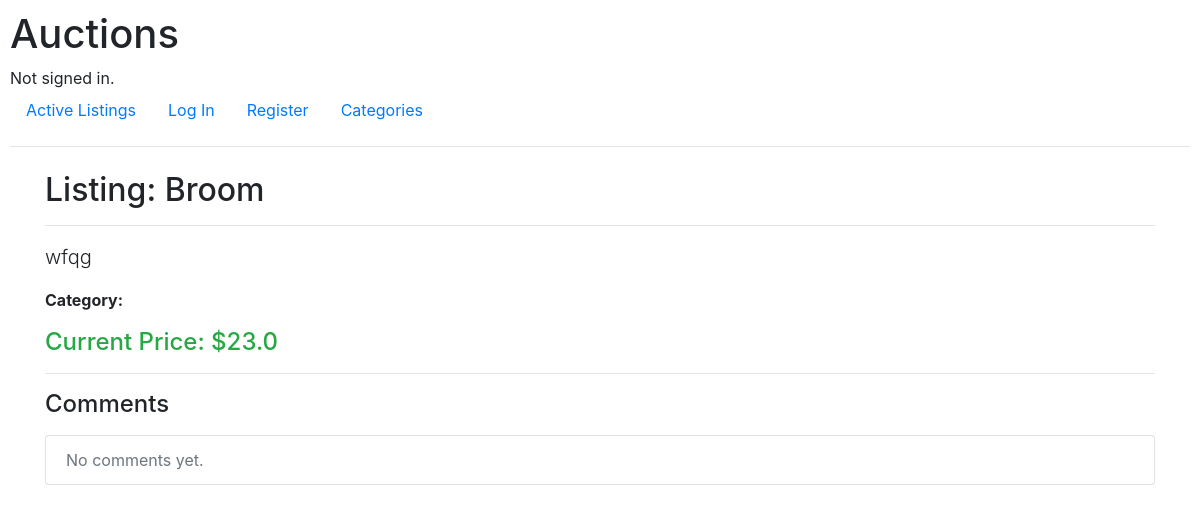
Before: /listing/1 with the older database file.
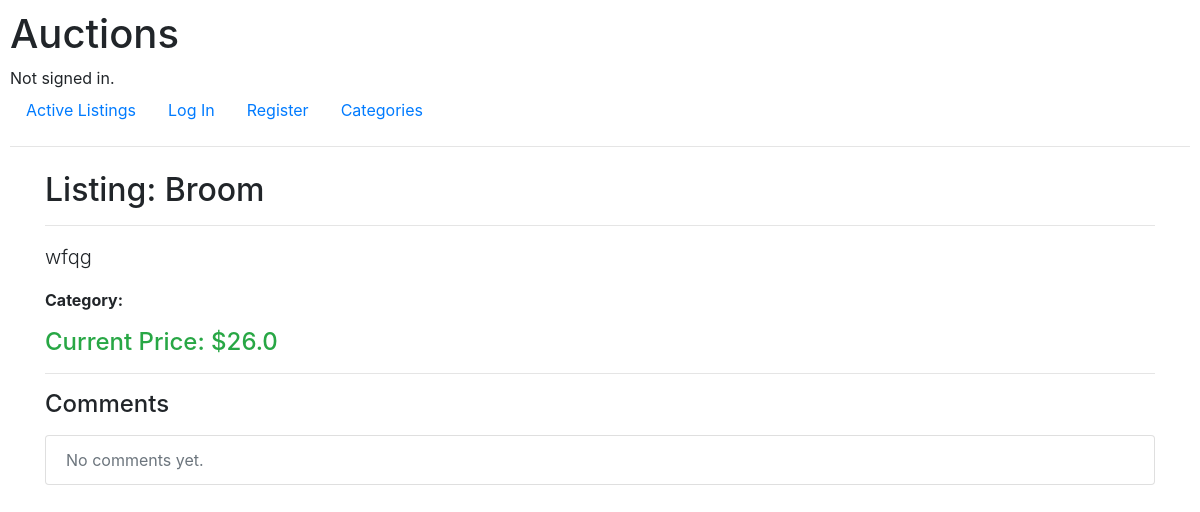
After: the same page with the newer database file.
### auctions/models.py (models this page shows, shortened)
class Listing(models.Model):
    title = models.CharField(max_length=64)
    description = models.CharField(max_length=256)
    starting_bid = models.FloatField()
    image_url = models.URLField(blank=True)
    category = models.CharField(max_length=64, blank=True)
    is_active = models.BooleanField(default=True)
    created_at = models.DateTimeField(auto_now_add=True)
    owner = models.ForeignKey(User, on_delete=models.CASCADE, related_name="listings")
    winner = models.ForeignKey(User, on_delete=models.CASCADE, related_name="won_listings", null=True, blank=True)
    @property
    def current_price(self):
        highest_bid = self.bids.order_by('-amount').first()
        return highest_bid.amount if highest_bid else self.starting_bid

class Bid(models.Model):
    amount = models.FloatField()
    bidder = models.ForeignKey(User, on_delete=models.CASCADE, related_name="bids")
    listing = models.ForeignKey(Listing, on_delete=models.CASCADE, related_name="bids")
    created_at = models.DateTimeField(auto_now_add=True)

### auctions/views.py (the view, shortened to what this page needs)
# urls.py: path("listing/<int:listing_id>", views.listing_view, name="listing"),
def listing_view(request, listing_id):
    listing = get_object_or_404(Listing, pk=listing_id)
    user = request.user
    current_bid = listing.current_price
    in_watchlist = user.is_authenticated and listing in user.watchlist.all()
    coments = listing.comments.all().order_by('-created_at')
    return render(request, "auctions/listing.html", {
        "listing": listing,
        "current_price": listing.current_price,
        "in_watchlist": in_watchlist,
        "comments": coments
    })

### auctions/templates/auctions/listing.html (shortened to what this page needs)
{% extends "auctions/layout.html" %}
{% block body %}
<div class="container mt-4">
  <h2 class="mb-3">Listing: {{ listing.title }}</h2>
  <hr>
  <div class="mb-3">
    <p class="lead">{{ listing.description }}</p>
    <p><strong>Category:</strong> {{ listing.category }}</p>
    <h4 class="text-success">Current Price: ${{ current_price }}</h4>
  </div>
  <hr>
  <h4 class="mb-3">Comments</h4>
  <ul class="list-group mb-3">
    {% for comment in comments %}
      <li class="list-group-item">
        <strong>{{ comment.commenter.username }}</strong>: {{ comment.content }}
      </li>
    {% empty %}
      <li class="list-group-item text-muted">No comments yet.</li>
    {% endfor %}
  </ul>
</div>
{% endblock %}

### auctions/templates/auctions/layout.html (shortened to what this page needs)
{% load static %}
<!DOCTYPE html>
<html lang="en">
    <head>
        <link rel="stylesheet" href="https://stackpath.bootstrapcdn.com/bootstrap/4.4.1/css/bootstrap.min.css">
        <link href="{% static 'auctions/styles.css' %}" rel="stylesheet">
    </head>
    <body>
        <h1>Auctions</h1>
        <div>
            {% if user.is_authenticated %}
                Signed in as <strong>{{ user.username }}</strong>.
            {% else %}
                Not signed in.
            {% endif %}
        </div>
        <ul class="nav">
            <li class="nav-item">
                <a class="nav-link" href="{% url 'index' %}">Active Listings</a>
            </li>
            {% if user.is_authenticated %}
                <li class="nav-item">
                    <a class="nav-link" href="{% url 'logout' %}">Log Out</a>
                </li>
            {% else %}
                <li class="nav-item">
                    <a class="nav-link" href="{% url 'login' %}">Log In</a>
                </li>
                <li class="nav-item">
                    <a class="nav-link" href="{% url 'register' %}">Register</a>
                </li>
            {% endif %}
            <li class="nav-item">
                <a class="nav-link" href="{% url 'categories' %}">Categories</a>
            </li>
        </ul>
        <hr>
        {% block body %}
        {% endblock %}
    </body>
</html>

### auctions/static/auctions/styles.css (style rules this page uses)
body { padding: 10px; }

Changed rows visible on the page:
added Bid: amount "26.0"
Other visible differences:
{{ current_price }}: "23.0" → "26.0"
